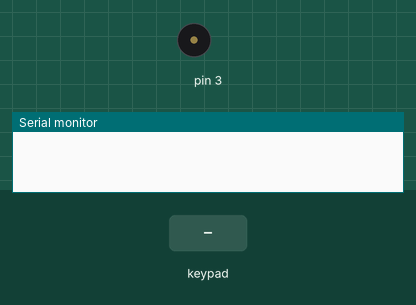
The sketch below on a simulated Arduino Uno, built with avr-gcc and run on an emulated ATmega328P. On the bench: buzzer (waves = sounding), the last lines printed to the serial monitor. The inputs (shaded band) are chosen by the test bench.

Above: at 1.2 s.
1.3 s: keypad keys 8 9 1 0 1 1 pressed 0.4 s apart
At 1.45 s:
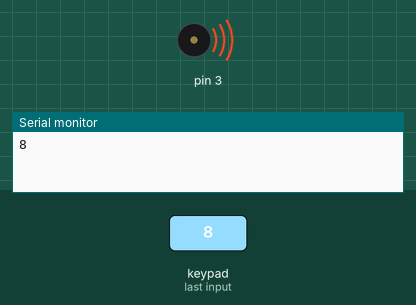
5.2 s: key 'A' pressed
At 6.3 s:
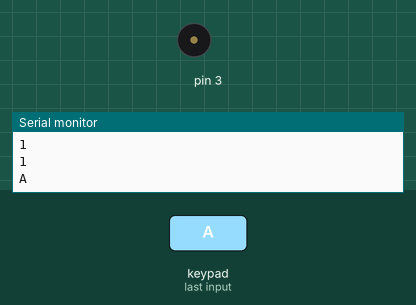
6.7 s: key 'B' pressed
At 6.85 s:
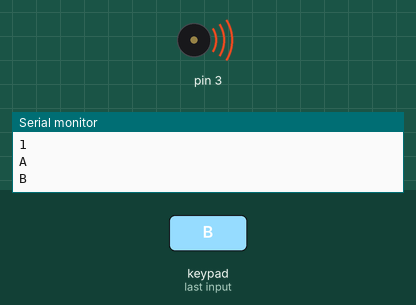
8.2 s: keypad keys 8 9 1 0 1 1 # pressed 0.4 s apart
At 11.7 s:
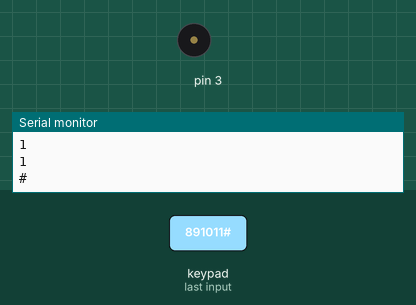
12.5 s: key 'C' pressed
At 12.65 s:
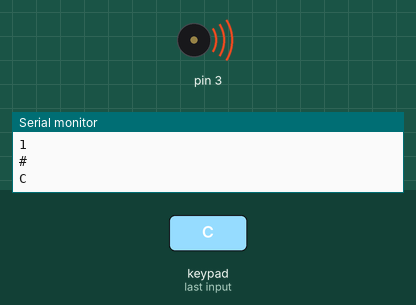
14.0 s: keypad keys 8 9 1 0 1 1 * pressed 0.4 s apart
At 17.2 s:
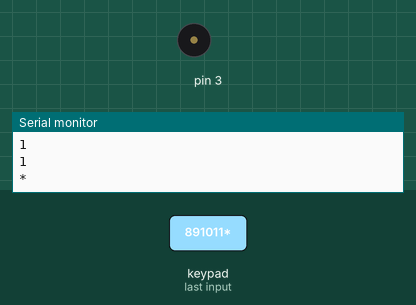
Timing chart, 0 to 18.7 s (numbered marks = the images above; inputs shaded):
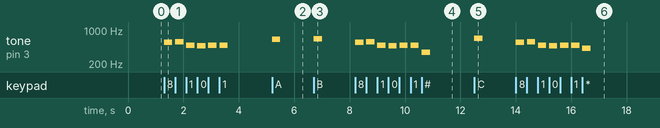

Measured:
- after the input at 1.3 s, tone on pin 3: plays 560 Hz for 0.30 s, 570 Hz for 0.30 s, 490 Hz for 0.30 s, 480 Hz for 0.30 s, 490 Hz for 0.30 s, 490 Hz for 0.30 s, starting at once
- after the input at 5.2 s, tone on pin 3: silent → 650 Hz at once, → silent 0.30 s later
- after the input at 6.7 s, tone on pin 3: silent → 660 Hz at once, → silent 0.30 s later
- after the input at 8.2 s, tone on pin 3: plays 560 Hz for 0.30 s, 570 Hz for 0.30 s, 490 Hz for 0.30 s, 480 Hz for 0.30 s, 490 Hz for 0.30 s, 490 Hz for 0.30 s … (7 notes in this stretch), starting at once
- after the input at 12.5 s, tone on pin 3: silent → 670 Hz at once, → silent 0.30 s later
- after the input at 14.0 s, tone on pin 3: plays 560 Hz for 0.30 s, 570 Hz for 0.30 s, 490 Hz for 0.30 s, 480 Hz for 0.30 s, 490 Hz for 0.30 s, 490 Hz for 0.30 s … (7 notes in this stretch), starting at once

The sketch:

testKeyboard.ino
```cpp
#include <Keypad.h> // Подключаем библиотеку
const byte ROWS = 4; // 4 строки
const byte COLS = 4; // 4 столбца
char keys[ROWS][COLS] = {
  {'1','2','3','A'},
  {'4','5','6','B'},
  {'7','8','9','C'},
  {'*','0','#','D'}
};
byte rowPins[ROWS] = {8, 9, 10, 11};
byte colPins[COLS] = {12, 13, 14, 15};
Keypad keypad = Keypad( makeKeymap(keys), rowPins, colPins, ROWS, COLS );
void setup(){
  Serial.begin(9600);
}
void loop(){
  char key = keypad.getKey();
  if (key){
    Serial.println(key); // Передаем название нажатой клавиши в сериал порт
    tone(3, (int)key*10, 300); // Издаем звуковой сигнал длиной 300 миллисекунд
  }
}
```
